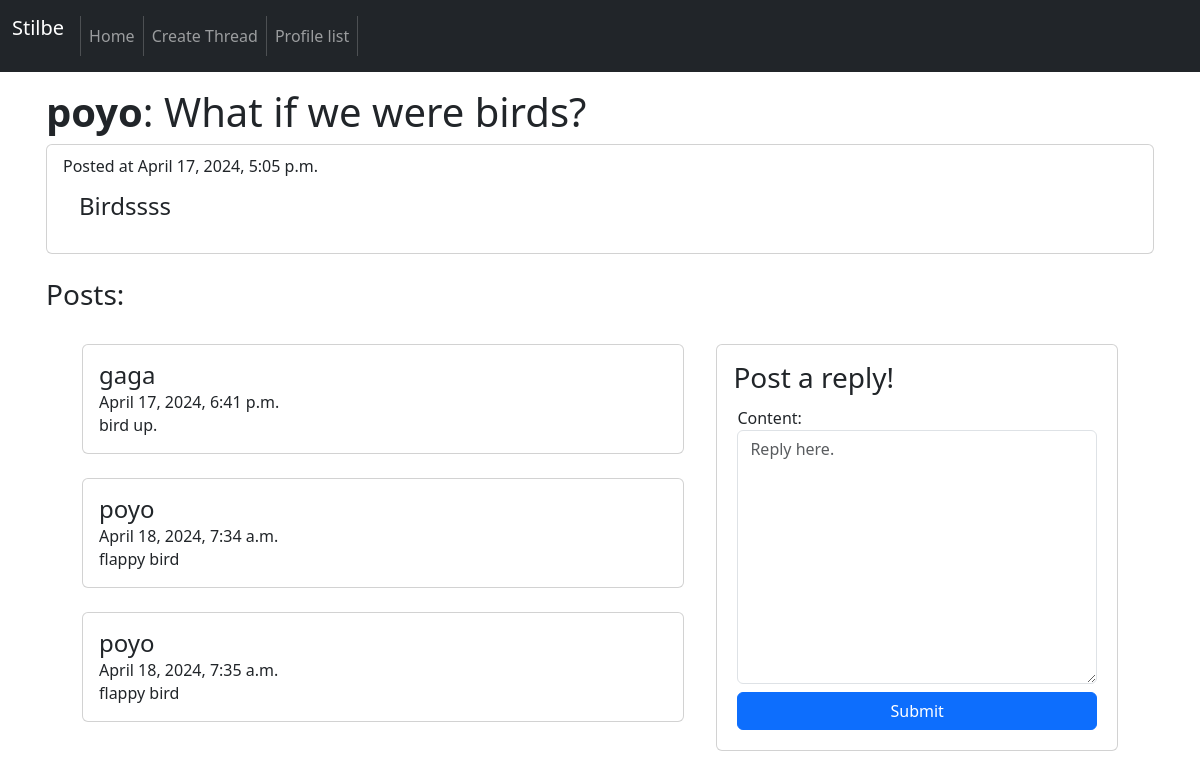
/thread/3 (signed in), run on the app's committed database.
### forum/models.py (models this page shows, shortened)
class Thread(models.Model):
    user = models.ForeignKey(User, on_delete=models.CASCADE, default="")
    title = models.CharField(max_length=100,)
    content = models.TextField(max_length=1000)
    created_at = models.DateTimeField(auto_now_add=True)
    updated_at = models.DateTimeField(auto_now=True)

class Post(models.Model):
    user = models.ForeignKey(User, on_delete=models.CASCADE, default="")
    thread = models.ForeignKey(Thread, on_delete=models.CASCADE)
    content = models.TextField(max_length=1000)
    created_at = models.DateTimeField(auto_now_add=True)
    updated_at = models.DateTimeField(auto_now=True)

### forum/views.py (the view, shortened to what this page needs)
# urls.py: path('thread/<int:pk>', views.threadView, name='thread'),
@login_required
def threadView(request, pk):
    user = request.user
    thread = Thread.objects.get(id=pk)
    poster = thread.user
    title = thread.title
    content = thread.content
    created_at = thread.created_at
    posts = thread.post_set.all()
    form = PostCreationForm()
    context = {
        "title": title,
        "content": content,
        "user": user,
        "posts": posts,
        "form": form,
        "created_at": created_at,
        "poster": poster
    }
    return render(request, "forum/thread.html", context)

### forum/forms.py
class PostCreationForm(forms.ModelForm):
    content = forms.CharField(required=True, widget=forms.Textarea(attrs={'placeholder': 'Reply here.', 'class': 'form-control'}))
    class Meta:
        model = Post
        fields = ['content']

### templates/forum/thread.html (shortened to what this page needs)
{% extends 'base.html' %}
{% load static %}
{% load crispy_forms_tags %}
{% block content %}
<div class="container-xl d-flex align-items-left p-3 flex-column">
    <h1><strong class="strong">{{ poster }}</strong>: {{ title }}</h1>
    <div id="thread-content">
        <div class="card w-auto h-auto">
            <div class="card-body">
              <h6 class="card-subtitle">Posted at {{ created_at }}</h6>
              <h4 class="card-title m-3"> {{ content }} </h4>
            </div>
          </div>
    </div></br>
    <h3>Posts:</h3>
    <div class="container-xl d-flex align-items-left flex-row">
        <div class="w-75" id="post-list">
            {% for post in posts %}
            <div class="card w-100 h-auto m-4">
                <div class="card-body">
                  <h4 class="card-title"> {{ post.user }}{% if user.is_staff %}; User ID: {{ post.user.id }}{% endif %}</h4>
                  <h6 class="card-subtitle"> {{ post.created_at }}</h6>
                  <p class="card-text"> {{ post.content }}</p>
                </div>
              </div>
            {% endfor %}
        </div>
        <div class="h-25 p-3"></div>
        <div class="w-50 h-50 m-4">
            <form id="post-form" class="card w-100 h-100 p-3" method="POST">
                <h3>Post a reply!</h3>
                <div class="m-1">{{ form }}</div>
                <button type="submit" class="btn btn-primary m-1 ">Submit</button>
            </form>
    </div>
</div>
{% endblock %}

### data on the page
Thread: title "What if we were birds?", created_at "April 17, 2024, 5:05 p.m.", content "Birdssss"
Post: user "gaga", created_at "April 17, 2024, 6:41 p.m.", content "bird up."
Post: user "poyo", created_at "April 18, 2024, 7:34 a.m.", content "flappy bird"
Post: user "poyo", created_at "April 18, 2024, 7:35 a.m.", content "flappy bird"

### other printed values
{{ poster }} "poyo"
